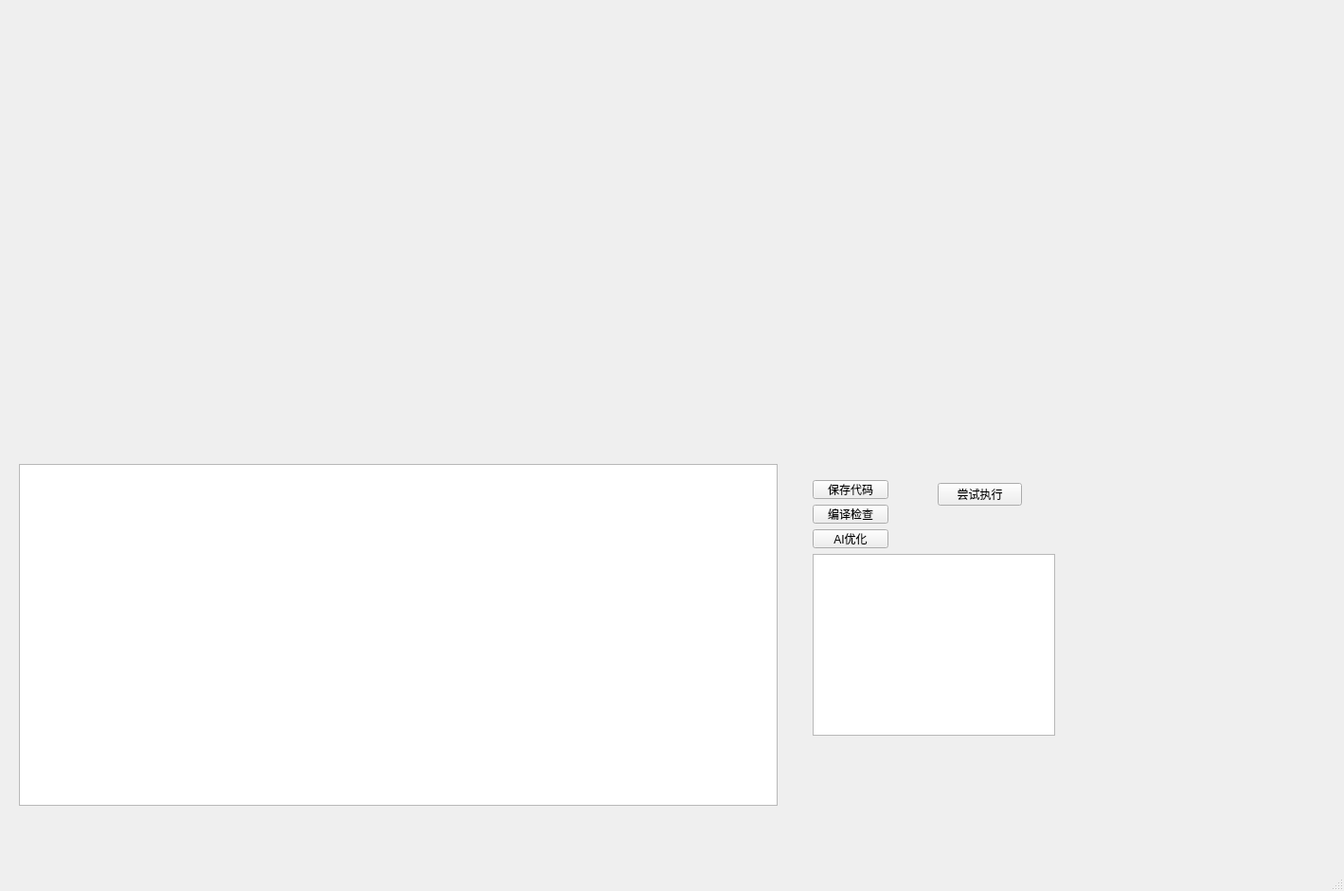
<?xml version="1.0" encoding="UTF-8"?>
<ui version="4.0">
 <class>MainWindow</class>
 <widget class="QMainWindow" name="MainWindow">
  <property name="geometry">
   <rect>
    <x>0</x>
    <y>0</y>
    <width>1419</width>
    <height>941</height>
   </rect>
  </property>
  <property name="windowTitle">
   <string>MainWindow</string>
  </property>
  <widget class="QWidget" name="centralwidget">
   <widget class="ResultShower" name="AI_CodeShower">
    <property name="geometry">
     <rect>
      <x>20</x>
      <y>490</y>
      <width>801</width>
      <height>361</height>
     </rect>
    </property>
    <property name="readOnly">
     <bool>true</bool>
    </property>
   </widget>
   <widget class="CodeEditor" name="CodeEditorUut" native="true">
    <property name="geometry">
     <rect>
      <x>858</x>
      <y>1</y>
      <width>559</width>
      <height>500</height>
     </rect>
    </property>
    <property name="minimumSize">
     <size>
      <width>0</width>
      <height>500</height>
     </size>
    </property>
   </widget>
   <widget class="ResultShower" name="CompileResult">
    <property name="geometry">
     <rect>
      <x>858</x>
      <y>585</y>
      <width>256</width>
      <height>192</height>
     </rect>
    </property>
    <property name="readOnly">
     <bool>true</bool>
    </property>
   </widget>
   <widget class="QPushButton" name="SaveCode">
    <property name="geometry">
     <rect>
      <x>858</x>
      <y>507</y>
      <width>80</width>
      <height>20</height>
     </rect>
    </property>
    <property name="text">
     <string>保存代码</string>
    </property>
   </widget>
   <widget class="QPushButton" name="AIOptimize">
    <property name="geometry">
     <rect>
      <x>858</x>
      <y>559</y>
      <width>80</width>
      <height>20</height>
     </rect>
    </property>
    <property name="text">
     <string>AI优化</string>
    </property>
   </widget>
   <widget class="QPushButton" name="TryToCompile">
    <property name="geometry">
     <rect>
      <x>858</x>
      <y>533</y>
      <width>80</width>
      <height>20</height>
     </rect>
    </property>
    <property name="text">
     <string>编译检查</string>
    </property>
   </widget>
   <widget class="QPushButton" name="TryExecute">
    <property name="geometry">
     <rect>
      <x>990</x>
      <y>510</y>
      <width>89</width>
      <height>24</height>
     </rect>
    </property>
    <property name="text">
     <string>尝试执行</string>
    </property>
   </widget>
  </widget>
  <widget class="QMenuBar" name="menubar">
   <property name="geometry">
    <rect>
     <x>0</x>
     <y>0</y>
     <width>1419</width>
     <height>20</height>
    </rect>
   </property>
  </widget>
  <widget class="QStatusBar" name="statusbar"/>
 </widget>
 <customwidgets>
  <customwidget>
   <class>CodeEditor</class>
   <extends>QWidget</extends>
   <header location="global">codeeditor.h</header>
   <container>1</container>
  </customwidget>
  <customwidget>
   <class>ResultShower</class>
   <extends>QPlainTextEdit</extends>
   <header location="global">resultshower.h</header>
  </customwidget>
 </customwidgets>
 <resources/>
 <connections/>
</ui>
